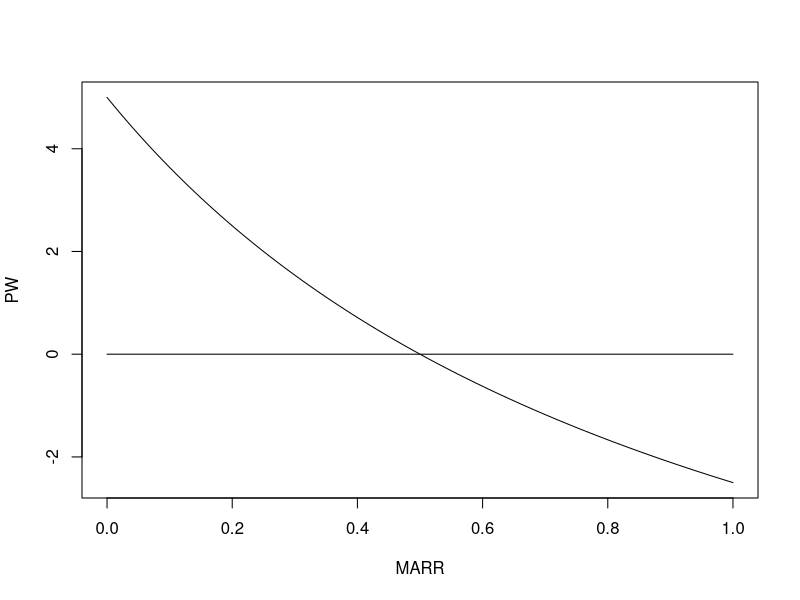
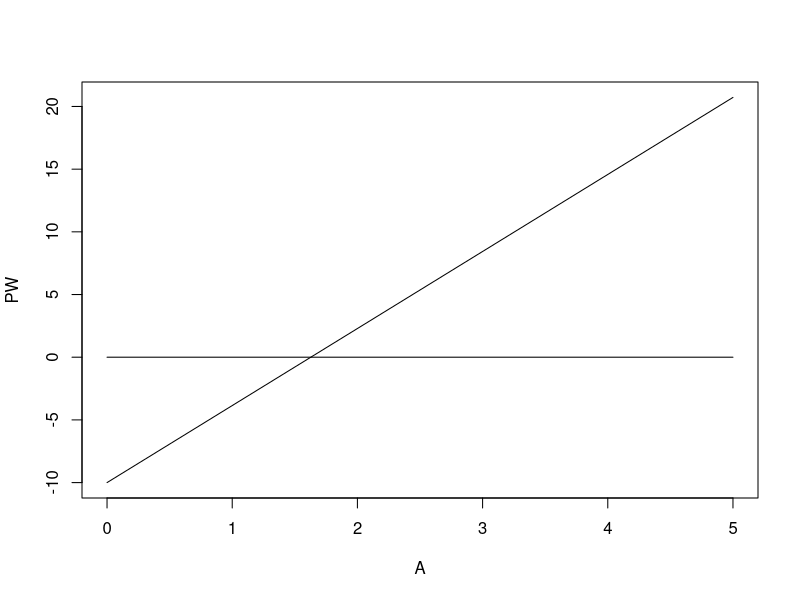
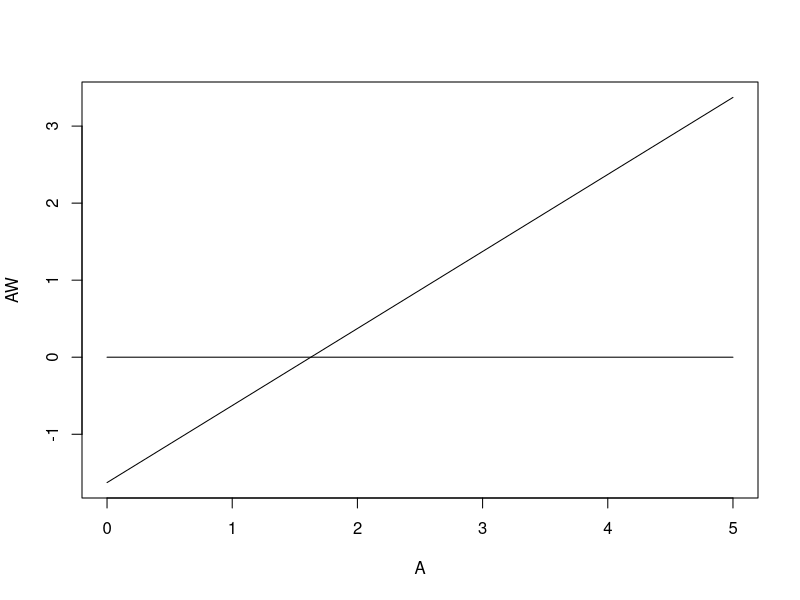
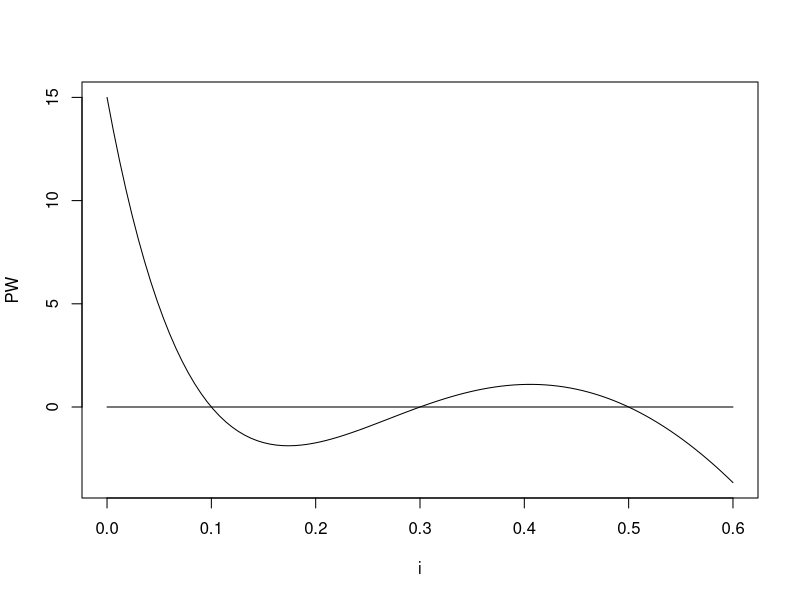
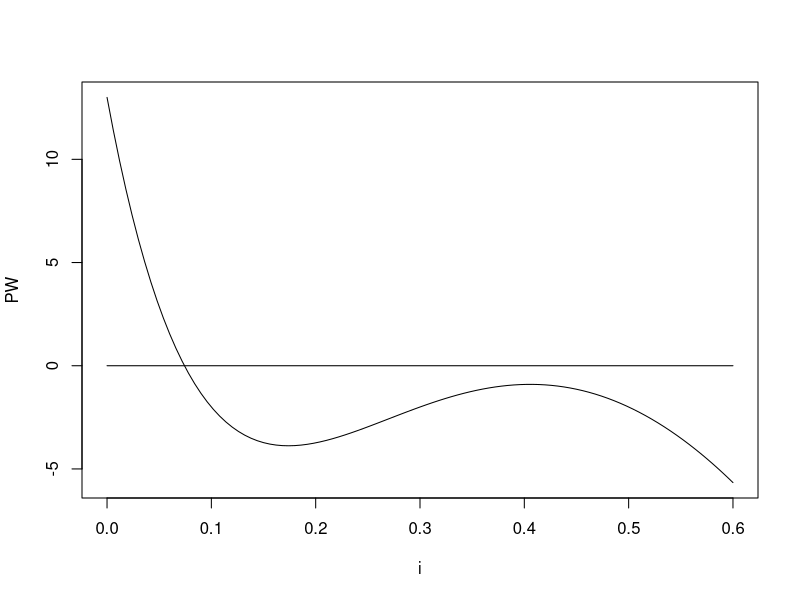
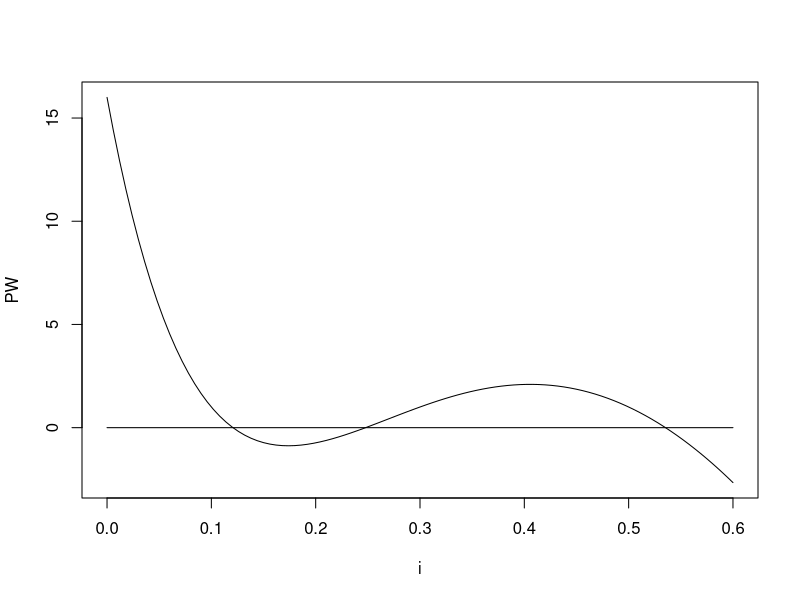
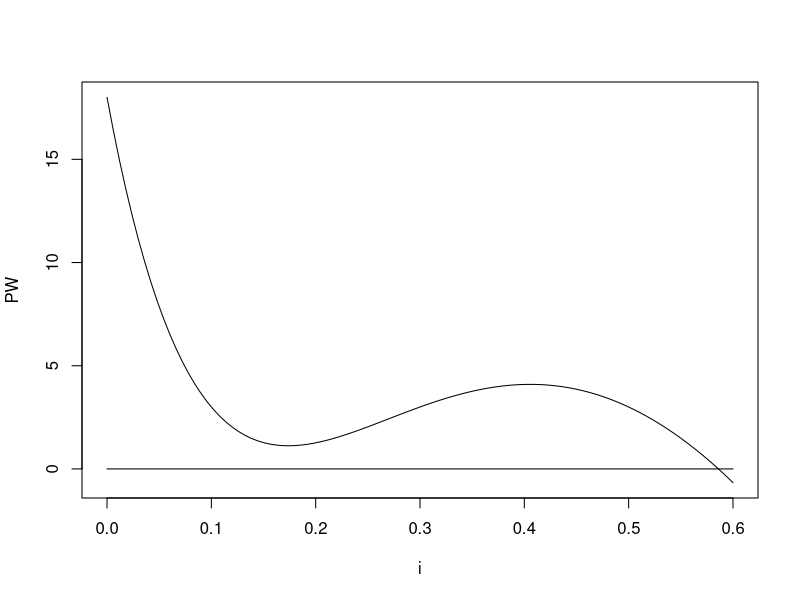

Recreate these plots in R, in order.
## ---- chunk 1
knitr::opts_chunk$set(echo = FALSE)
## ---- chunk 2

curve(-10 + 15 / (1 + x), 0, 1, ylab = "PW", xlab = "MARR"  )
curve(0 * x, 0,1, add = TRUE)

## ---- chunk 3
curve(-10 + x * ((1.1 ^ 10 - 1 ))/(.1 * 1.1 ^ 10), 0, 5, xlab = "A", ylab = "PW")
curve(0 * x, 0, 5, add = TRUE)

PWABreak <- 10 * (.1 * 1.1 ^ 10)/((1.1 ^ 10 - 1 ))
## ---- chunk 4
curve(x +  -10 * (.1 * 1.1 ^ 10)/((1.1 ^ 10 - 1 )), 0, 5, xlab = "A", ylab = "AW")
curve(0 * x, 0, 5, add = TRUE)

PWABreak <- 10 * (.1 * 1.1 ^ 10)/((1.1 ^ 10 - 1 ))
## ---- chunk 5

curve(-1000 + 3900/(1 + x) - 5030/(1 + x)^2 + 2145/(1 + x)^3, 0, .6, ylab = "PW", xlab="i"  )
curve(0 * x, 0, .6, add = TRUE)

## ---- chunk 6

curve(-1002 + 3900/(1 + x) - 5030/(1 + x)^2 + 2145/(1 + x)^3, 0, .6, ylab = "PW", xlab="i"  )
curve(0 * x, 0, .6, add = TRUE)

## ---- chunk 7

curve(-999 + 3900/(1 + x) - 5030/(1 + x)^2 + 2145/(1 + x)^3, 0, .6, ylab = "PW", xlab="i"  )
curve(0 * x, 0, .6, add = TRUE)

## ---- chunk 8

curve(-997 + 3900/(1 + x) - 5030/(1 + x)^2 + 2145/(1 + x)^3, 0, .6, ylab = "PW", xlab="i"  )
curve(0 * x, 0, .6, add = TRUE)

